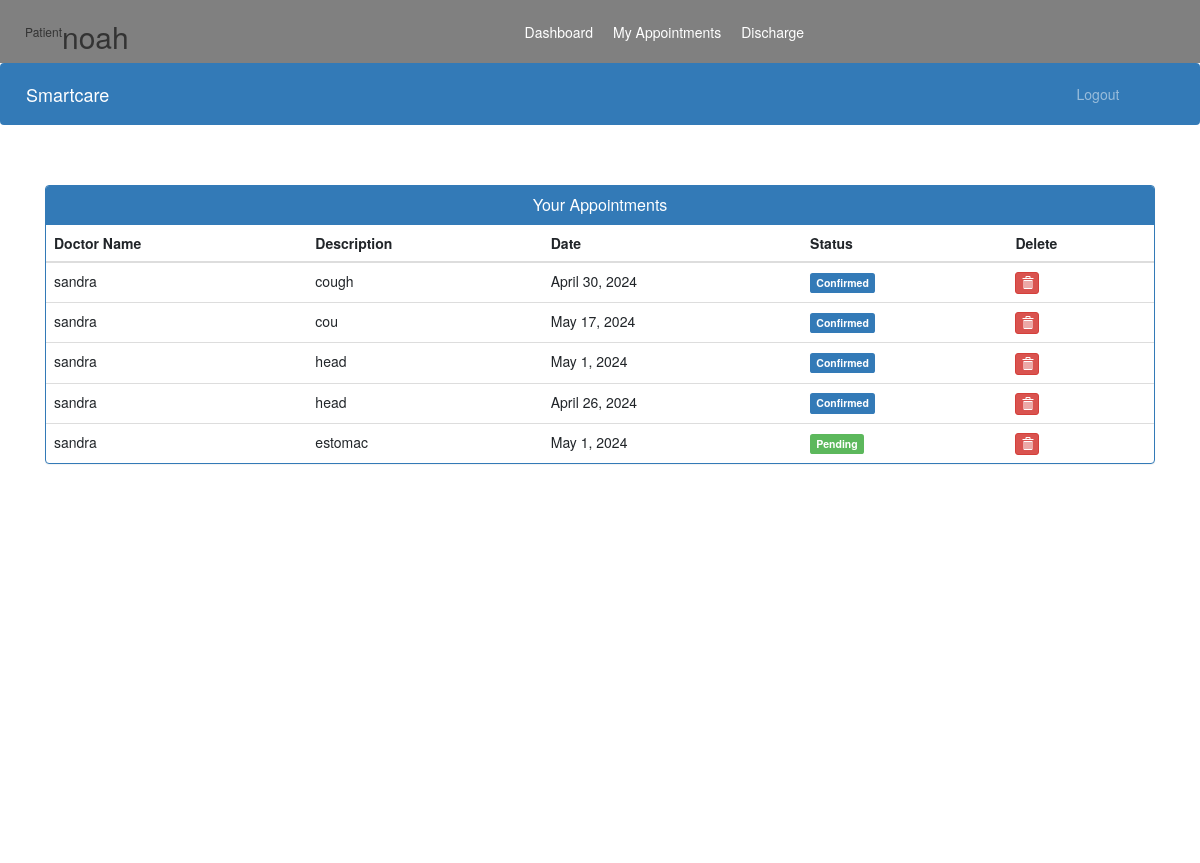
The page /patient-view-appointment (signed in) on the database as committed earlier.
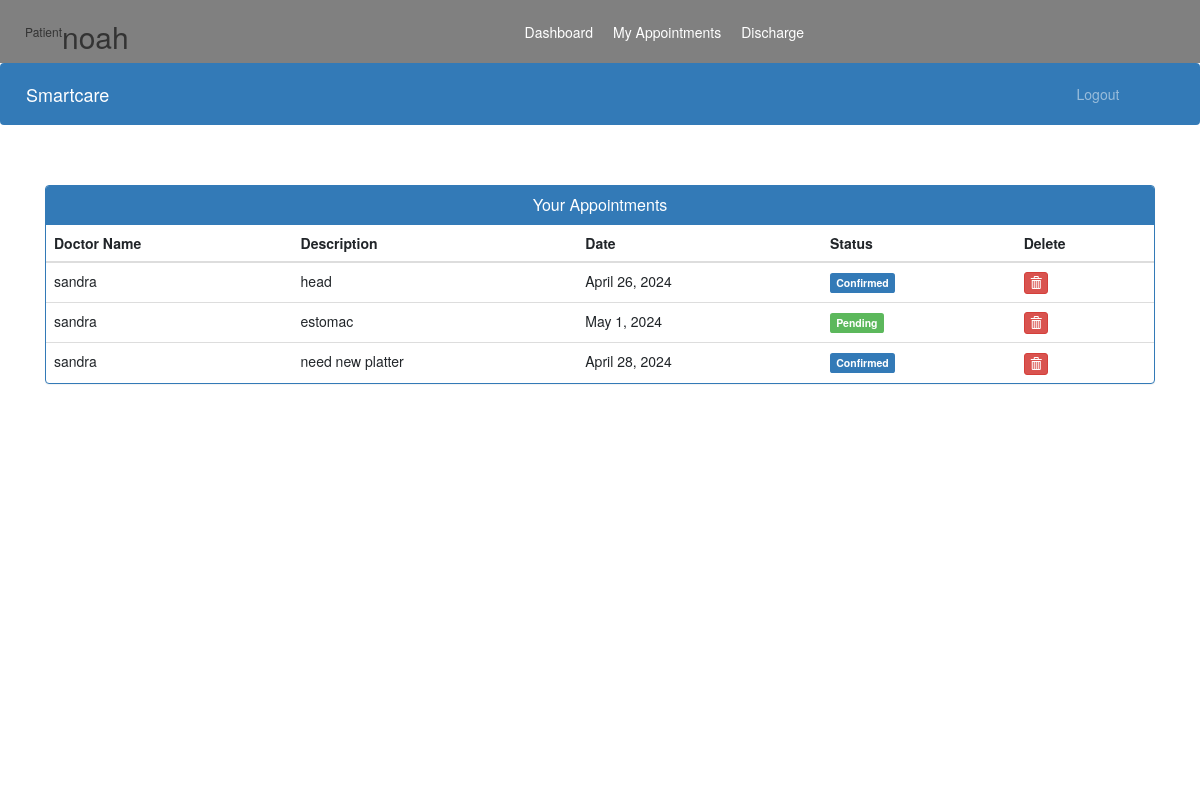
The same page on the database as committed later.
### accounts/models.py (models this page shows)
class Appointment(models.Model):
    patientId=models.PositiveIntegerField(null=True)
    doctorId=models.PositiveIntegerField(null=True)
    nurseId=models.PositiveIntegerField(null=True)
    nurseName=models.CharField(max_length=40,null=True)
    patientName=models.CharField(max_length=40,null=True)
    doctorName=models.CharField(max_length=40,null=True)
    appointmentDate = models.DateField()  # Separate date field
    appointmentTime = models.TimeField()
    description=models.TextField(max_length=500)
    status=models.BooleanField(default=False)

### accounts/views.py (the view)
# urls.py: path('patient-view-appointment', views.patient_view_appointment_view, name='patient-view-appointment'),
@login_required(login_url='patientlogin')
@user_passes_test(is_patient)
def patient_view_appointment_view(request):
    patient=models.Patient.objects.get(user_id=request.user.id) #for profile picture of patient in sidebar
    appointments=models.Appointment.objects.all().filter(patientId=request.user.id)
    return render(request,'smartcare/patient_view_appointment.html',{'appointments':appointments,'patient':patient})

### accounts/views.py (called while the page is built)
def is_patient(user):
    return user.groups.filter(name='PATIENT').exists()

### templates/smartcare/patient_view_appointment.html (shortened to what this page needs)
{% extends 'smartcare/patient_base.html' %}
{% block content %}
<head>
  <link href="//netdna.bootstrapcdn.com/bootstrap/3.0.0/css/bootstrap.min.css" rel="stylesheet" id="bootstrap-css">
</head>
<div class="container">
  <div class="panel panel-primary">
    <div class="panel-heading">
      <h6 class="panel-title">Your Appointments</h6>
    </div>
    <table class="table table-hover" id="dev-table">
      <thead>
        <tr>
          <th>Doctor Name</th>
          <th>Description</th>
          <th>Date</th>
          <th>Status</th>
          <th>Delete</th>
        </tr>
      </thead>
      {% for a in appointments %}
      <tr>
        <td> {{a.doctorName}}</td>
        <td>{{a.description}}</td>
        <td>{{a.appointmentDate}}</td>
        {%if a.status%}
        <td> <span class="label label-primary">Confirmed</span></td>
        {% else %}
        <td> <span class="label label-success">Pending</span></td>
        {% endif %}
        <td><a class="btn btn-danger btn-xs" href="{% url 'patient-delete-appointment' a.id  %}"><span class="glyphicon glyphicon-trash"></span></a></td>
      </tr>
      {% endfor %}
    </table>
  </div>
</div>
{% endblock content %}

Rows that differ between the two databases and show on the page:
removed Appointment: doctorName "sandra", description "cough", appointmentDate "April 30, 2024", status "Confirmed"
removed Appointment: doctorName "sandra", description "cou", appointmentDate "May 17, 2024", status "Confirmed"
removed Appointment: doctorName "sandra", description "head", appointmentDate "May 1, 2024", status "Confirmed"
added Appointment: doctorName "sandra", description "need new platter", appointmentDate "April 28, 2024", status "Confirmed"
